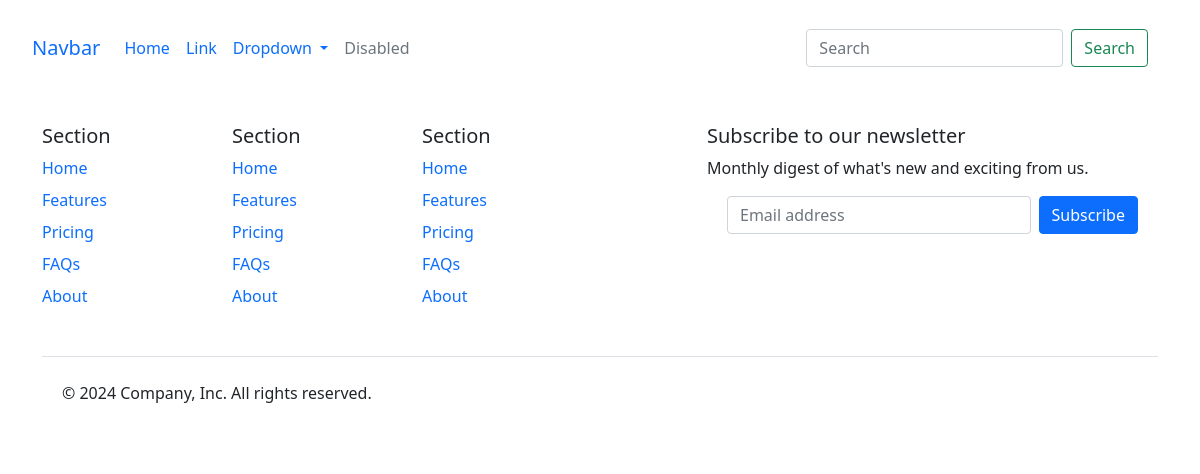
/orders/, run on an earlier commit of the app's database.
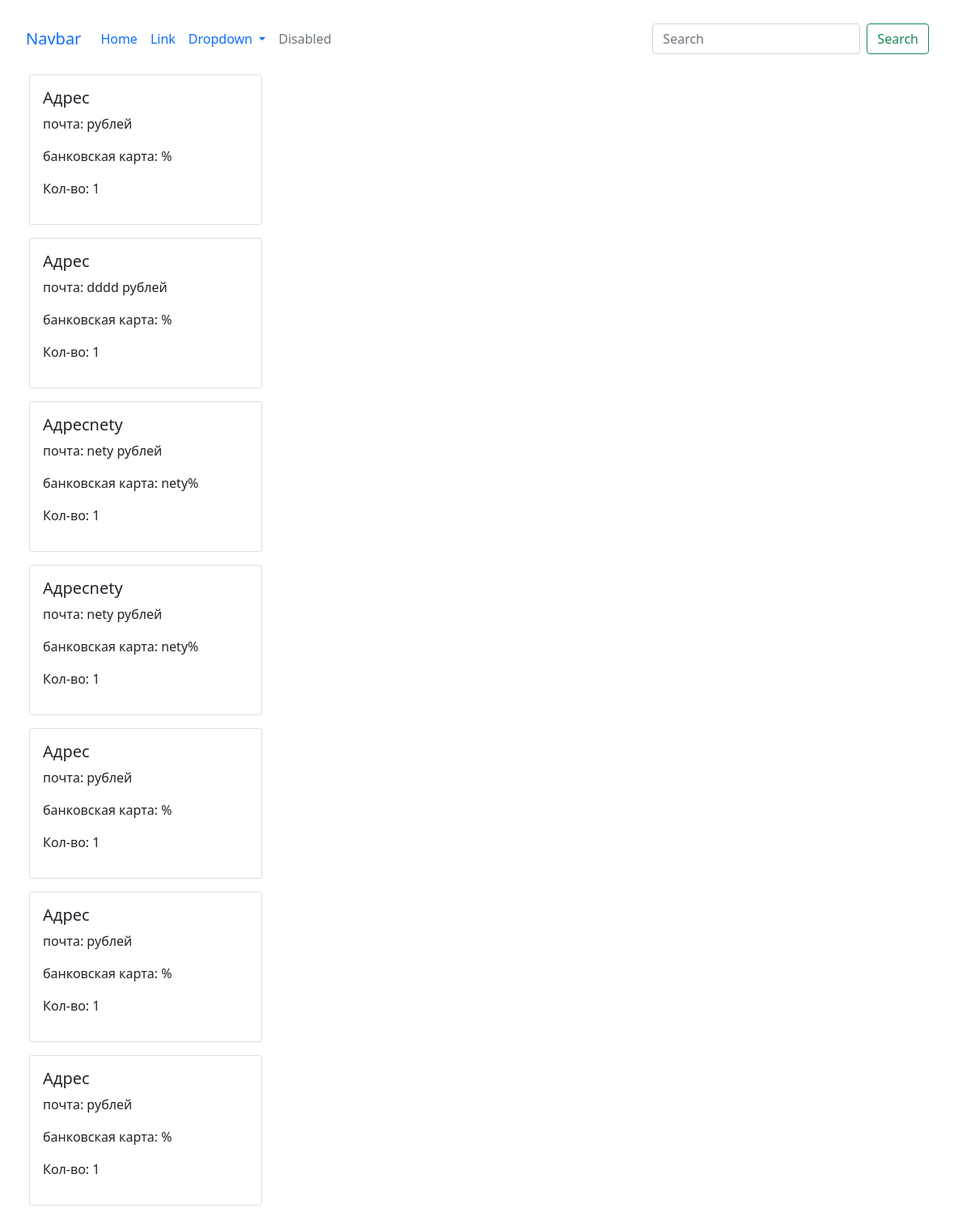
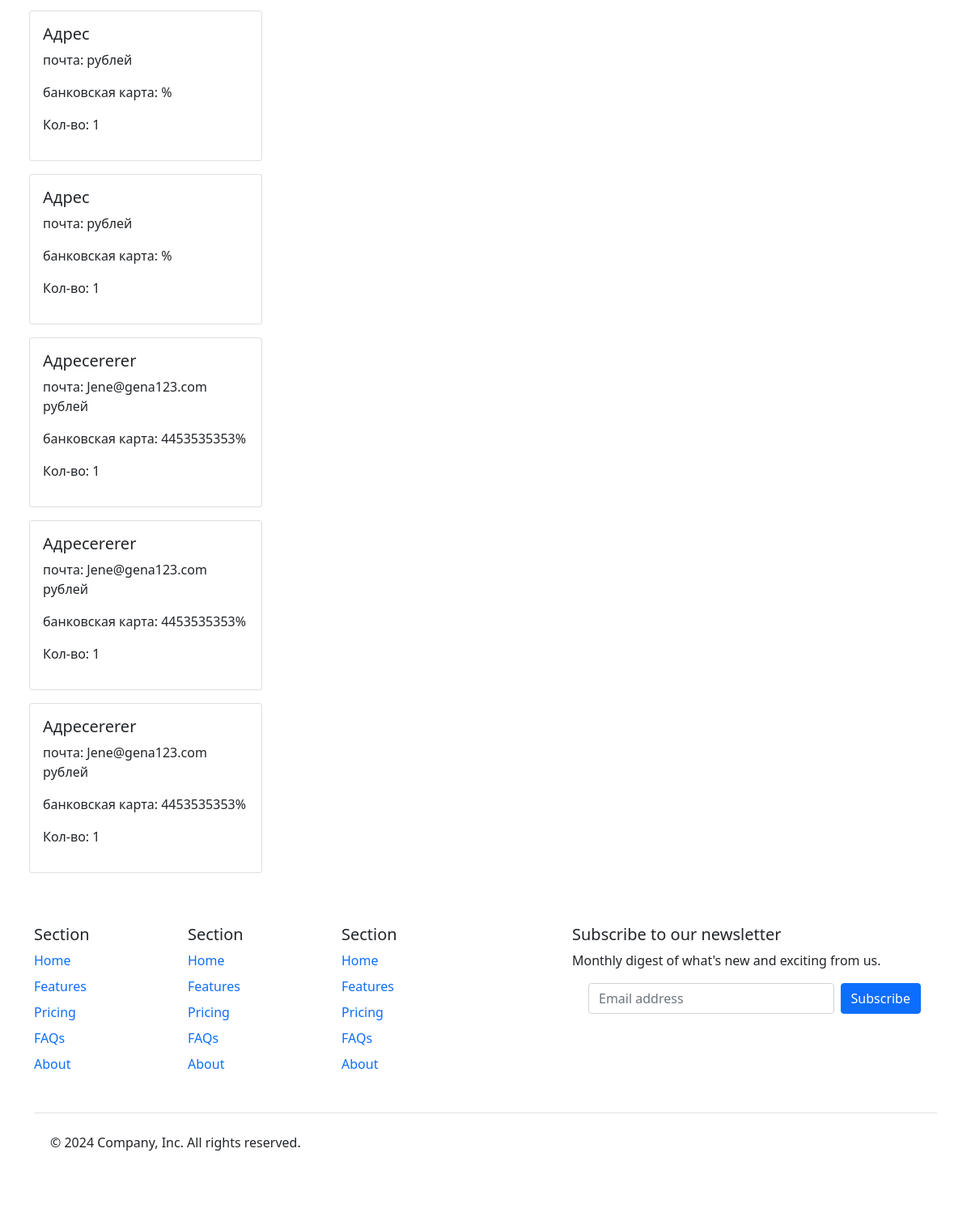
And on a later commit of the database (2 pictures, top to bottom).
### shop/models.py (models this page shows)
class Order(models.Model):
    product = models.ForeignKey(Product, on_delete=models.SET_NULL, null=True)
    adres = models.CharField(max_length=52)
    email = models.EmailField()
    bank_card = models.CharField(max_length=16)
    count = models.PositiveIntegerField(default=1)

### shop/views.py (the view)
# urls.py: path('orders/', orders, name ="orders"),
def orders(request):
     orders = Order.objects.all()
     return render(request, 'shop/orders.html', {'orders':orders})

### shop/templates/shop/orders.html (shortened to what this page needs)
{%extends 'core/base.html'%}
{% load static %}
{%block main%}
   {%for order in orders%}
<div class="card m-3" style="width: 18rem; ">
    <div class="card-body">
        <h5 class="card-title">Адрес{{order.adres}}</h5>
        <p class="">почта:  {{order.email}} рублей</p>
        <p class="">банковская карта: {{order.bank_card}}%</p>
        <p class="class">Кол-во: {{order.count}}</p>
    </div>
  </div>
    {%endfor%}
    {%endblock%}

What changed in the data, as far as the page shows it:
added Order: count "1"
added Order: email "dddd", count "1"
added Order: adres "nety", email "nety", bank_card "nety", count "1"
added Order: adres "nety", email "nety", bank_card "nety", count "1"
added Order: count "1"
added Order: count "1"
added Order: count "1"
added Order: count "1"
added Order: count "1"
added Order: adres "ererer", email "Jene@gena123.com", bank_card "4453535353", count "1"
added Order: adres "ererer", email "Jene@gena123.com", bank_card "4453535353", count "1"
added Order: adres "ererer", email "Jene@gena123.com", bank_card "4453535353", count "1"
